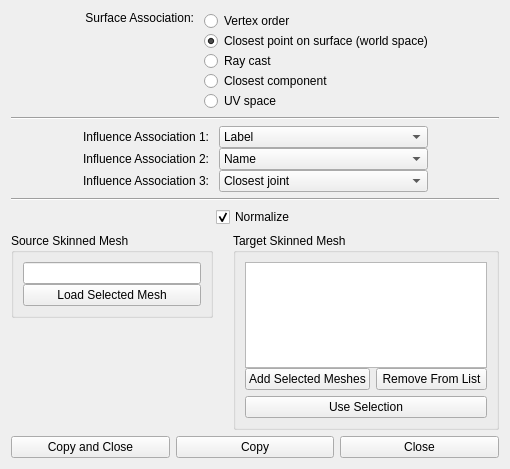
<?xml version="1.0" encoding="UTF-8"?>
<ui version="4.0">
 <class>Form</class>
 <widget class="QWidget" name="Form">
  <property name="geometry">
   <rect>
    <x>0</x>
    <y>0</y>
    <width>508</width>
    <height>469</height>
   </rect>
  </property>
  <property name="minimumSize">
   <size>
    <width>0</width>
    <height>400</height>
   </size>
  </property>
  <property name="windowTitle">
   <string>Form</string>
  </property>
  <layout class="QVBoxLayout" name="verticalLayout_5">
   <property name="spacing">
    <number>6</number>
   </property>
   <item>
    <layout class="QHBoxLayout" name="horizontalLayout" stretch="1,0,0,1">
     <property name="spacing">
      <number>0</number>
     </property>
     <property name="topMargin">
      <number>0</number>
     </property>
     <property name="rightMargin">
      <number>0</number>
     </property>
     <item>
      <spacer name="horizontalSpacer_5">
       <property name="orientation">
        <enum>Qt::Horizontal</enum>
       </property>
       <property name="sizeHint" stdset="0">
        <size>
         <width>40</width>
         <height>20</height>
        </size>
       </property>
      </spacer>
     </item>
     <item>
      <layout class="QVBoxLayout" name="verticalLayout_4">
       <item>
        <widget class="QLabel" name="label_2">
         <property name="minimumSize">
          <size>
           <width>127</width>
           <height>0</height>
          </size>
         </property>
         <property name="text">
          <string>Surface Association:   </string>
         </property>
         <property name="alignment">
          <set>Qt::AlignRight|Qt::AlignTrailing|Qt::AlignVCenter</set>
         </property>
        </widget>
       </item>
       <item>
        <spacer name="verticalSpacer">
         <property name="orientation">
          <enum>Qt::Vertical</enum>
         </property>
         <property name="sizeHint" stdset="0">
          <size>
           <width>20</width>
           <height>40</height>
          </size>
         </property>
        </spacer>
       </item>
      </layout>
     </item>
     <item>
      <layout class="QVBoxLayout" name="verticalLayout">
       <item>
        <widget class="QRadioButton" name="surface_vertorder_radio_button">
         <property name="text">
          <string>Vertex order</string>
         </property>
         <property name="checked">
          <bool>false</bool>
         </property>
         <attribute name="buttonGroup">
          <string notr="true">surface_buttonGroup</string>
         </attribute>
        </widget>
       </item>
       <item>
        <widget class="QRadioButton" name="surface_ws_radio_button">
         <property name="text">
          <string>Closest point on surface (world space)</string>
         </property>
         <property name="checked">
          <bool>true</bool>
         </property>
         <attribute name="buttonGroup">
          <string notr="true">surface_buttonGroup</string>
         </attribute>
        </widget>
       </item>
       <item>
        <widget class="QRadioButton" name="surface_raycast_radio_button">
         <property name="text">
          <string>Ray cast</string>
         </property>
         <attribute name="buttonGroup">
          <string notr="true">surface_buttonGroup</string>
         </attribute>
        </widget>
       </item>
       <item>
        <widget class="QRadioButton" name="surface_closestcomp_radio_button">
         <property name="text">
          <string>Closest component</string>
         </property>
         <attribute name="buttonGroup">
          <string notr="true">surface_buttonGroup</string>
         </attribute>
        </widget>
       </item>
       <item>
        <widget class="QRadioButton" name="surface_uv_radio_button">
         <property name="text">
          <string>UV space</string>
         </property>
         <attribute name="buttonGroup">
          <string notr="true">surface_buttonGroup</string>
         </attribute>
        </widget>
       </item>
      </layout>
     </item>
     <item>
      <spacer name="horizontalSpacer_3">
       <property name="orientation">
        <enum>Qt::Horizontal</enum>
       </property>
       <property name="sizeHint" stdset="0">
        <size>
         <width>40</width>
         <height>20</height>
        </size>
       </property>
      </spacer>
     </item>
    </layout>
   </item>
   <item>
    <widget class="Line" name="line">
     <property name="orientation">
      <enum>Qt::Horizontal</enum>
     </property>
    </widget>
   </item>
   <item>
    <layout class="QHBoxLayout" name="horizontalLayout_6" stretch="1,0,1">
     <property name="spacing">
      <number>0</number>
     </property>
     <property name="topMargin">
      <number>0</number>
     </property>
     <item>
      <spacer name="horizontalSpacer_6">
       <property name="orientation">
        <enum>Qt::Horizontal</enum>
       </property>
       <property name="sizeHint" stdset="0">
        <size>
         <width>40</width>
         <height>20</height>
        </size>
       </property>
      </spacer>
     </item>
     <item>
      <layout class="QGridLayout" name="gridLayout" columnstretch="1,1">
       <item row="0" column="0">
        <widget class="QLabel" name="label_3">
         <property name="minimumSize">
          <size>
           <width>127</width>
           <height>0</height>
          </size>
         </property>
         <property name="text">
          <string>Influence Association 1:   </string>
         </property>
         <property name="alignment">
          <set>Qt::AlignRight|Qt::AlignTrailing|Qt::AlignVCenter</set>
         </property>
        </widget>
       </item>
       <item row="0" column="1">
        <widget class="QComboBox" name="inf_first_comboBox">
         <property name="minimumSize">
          <size>
           <width>209</width>
           <height>0</height>
          </size>
         </property>
         <property name="editable">
          <bool>false</bool>
         </property>
         <property name="currentText">
          <string>Label</string>
         </property>
         <property name="currentIndex">
          <number>1</number>
         </property>
         <property name="maxCount">
          <number>3</number>
         </property>
         <property name="minimumContentsLength">
          <number>0</number>
         </property>
         <item>
          <property name="text">
           <string>Closest joint</string>
          </property>
         </item>
         <item>
          <property name="text">
           <string>Label</string>
          </property>
         </item>
         <item>
          <property name="text">
           <string>Name</string>
          </property>
         </item>
        </widget>
       </item>
       <item row="1" column="0">
        <widget class="QLabel" name="label_4">
         <property name="text">
          <string>Influence Association 2:   </string>
         </property>
         <property name="alignment">
          <set>Qt::AlignRight|Qt::AlignTrailing|Qt::AlignVCenter</set>
         </property>
        </widget>
       </item>
       <item row="2" column="0">
        <widget class="QLabel" name="label_5">
         <property name="text">
          <string>Influence Association 3:   </string>
         </property>
         <property name="alignment">
          <set>Qt::AlignRight|Qt::AlignTrailing|Qt::AlignVCenter</set>
         </property>
        </widget>
       </item>
       <item row="1" column="1">
        <widget class="QComboBox" name="inf_second_comboBox">
         <property name="editable">
          <bool>false</bool>
         </property>
         <property name="currentText">
          <string>Name</string>
         </property>
         <property name="currentIndex">
          <number>2</number>
         </property>
         <property name="maxCount">
          <number>3</number>
         </property>
         <property name="minimumContentsLength">
          <number>0</number>
         </property>
         <item>
          <property name="text">
           <string>Closest joint</string>
          </property>
         </item>
         <item>
          <property name="text">
           <string>Label</string>
          </property>
         </item>
         <item>
          <property name="text">
           <string>Name</string>
          </property>
         </item>
        </widget>
       </item>
       <item row="2" column="1">
        <widget class="QComboBox" name="inf_third_comboBox">
         <property name="editable">
          <bool>false</bool>
         </property>
         <property name="currentText">
          <string>Closest joint</string>
         </property>
         <property name="currentIndex">
          <number>0</number>
         </property>
         <property name="maxCount">
          <number>3</number>
         </property>
         <property name="minimumContentsLength">
          <number>0</number>
         </property>
         <item>
          <property name="text">
           <string>Closest joint</string>
          </property>
         </item>
         <item>
          <property name="text">
           <string>Label</string>
          </property>
         </item>
         <item>
          <property name="text">
           <string>Name</string>
          </property>
         </item>
        </widget>
       </item>
      </layout>
     </item>
     <item>
      <spacer name="horizontalSpacer_4">
       <property name="orientation">
        <enum>Qt::Horizontal</enum>
       </property>
       <property name="sizeHint" stdset="0">
        <size>
         <width>40</width>
         <height>20</height>
        </size>
       </property>
      </spacer>
     </item>
    </layout>
   </item>
   <item>
    <widget class="Line" name="line_2">
     <property name="orientation">
      <enum>Qt::Horizontal</enum>
     </property>
    </widget>
   </item>
   <item>
    <layout class="QHBoxLayout" name="horizontalLayout_5">
     <property name="topMargin">
      <number>0</number>
     </property>
     <property name="rightMargin">
      <number>0</number>
     </property>
     <item>
      <spacer name="horizontalSpacer_2">
       <property name="orientation">
        <enum>Qt::Horizontal</enum>
       </property>
       <property name="sizeHint" stdset="0">
        <size>
         <width>40</width>
         <height>20</height>
        </size>
       </property>
      </spacer>
     </item>
     <item>
      <widget class="QCheckBox" name="normalize_checkBox">
       <property name="text">
        <string>Normalize</string>
       </property>
       <property name="checked">
        <bool>true</bool>
       </property>
      </widget>
     </item>
     <item>
      <spacer name="horizontalSpacer">
       <property name="orientation">
        <enum>Qt::Horizontal</enum>
       </property>
       <property name="sizeHint" stdset="0">
        <size>
         <width>40</width>
         <height>20</height>
        </size>
       </property>
      </spacer>
     </item>
    </layout>
   </item>
   <item>
    <layout class="QHBoxLayout" name="horizontalLayout_3">
     <property name="spacing">
      <number>0</number>
     </property>
     <item>
      <layout class="QVBoxLayout" name="verticalLayout_8">
       <property name="spacing">
        <number>0</number>
       </property>
       <property name="topMargin">
        <number>0</number>
       </property>
       <property name="rightMargin">
        <number>0</number>
       </property>
       <property name="bottomMargin">
        <number>0</number>
       </property>
       <item>
        <widget class="QGroupBox" name="source_groupBox">
         <property name="minimumSize">
          <size>
           <width>202</width>
           <height>0</height>
          </size>
         </property>
         <property name="title">
          <string>Source Skinned Mesh</string>
         </property>
         <layout class="QVBoxLayout" name="verticalLayout_2">
          <property name="spacing">
           <number>0</number>
          </property>
          <item>
           <widget class="QLineEdit" name="source_mesh_lineEdit"/>
          </item>
          <item>
           <widget class="QPushButton" name="source_mesh_button">
            <property name="text">
             <string>Load Selected Mesh</string>
            </property>
           </widget>
          </item>
         </layout>
        </widget>
       </item>
       <item>
        <spacer name="verticalSpacer_3">
         <property name="orientation">
          <enum>Qt::Vertical</enum>
         </property>
         <property name="sizeHint" stdset="0">
          <size>
           <width>20</width>
           <height>40</height>
          </size>
         </property>
        </spacer>
       </item>
      </layout>
     </item>
     <item>
      <layout class="QVBoxLayout" name="verticalLayout_7">
       <property name="spacing">
        <number>0</number>
       </property>
       <property name="rightMargin">
        <number>0</number>
       </property>
       <item>
        <spacer name="verticalSpacer_5">
         <property name="orientation">
          <enum>Qt::Vertical</enum>
         </property>
         <property name="sizeType">
          <enum>QSizePolicy::Fixed</enum>
         </property>
         <property name="sizeHint" stdset="0">
          <size>
           <width>0</width>
           <height>25</height>
          </size>
         </property>
        </spacer>
       </item>
       <item>
        <widget class="QLabel" name="arrow_label">
         <property name="maximumSize">
          <size>
           <width>32</width>
           <height>32</height>
          </size>
         </property>
         <property name="text">
          <string/>
         </property>
         <property name="pixmap">
          <pixmap>arrow_grey.png</pixmap>
         </property>
         <property name="scaledContents">
          <bool>true</bool>
         </property>
        </widget>
       </item>
       <item>
        <spacer name="verticalSpacer_4">
         <property name="orientation">
          <enum>Qt::Vertical</enum>
         </property>
         <property name="sizeHint" stdset="0">
          <size>
           <width>20</width>
           <height>40</height>
          </size>
         </property>
        </spacer>
       </item>
      </layout>
     </item>
     <item>
      <widget class="QGroupBox" name="target_mesh_group_box">
       <property name="title">
        <string>Target Skinned Mesh</string>
       </property>
       <layout class="QVBoxLayout" name="verticalLayout_3">
        <property name="spacing">
         <number>6</number>
        </property>
        <item>
         <widget class="QWidget" name="target_enable_widget" native="true">
          <layout class="QVBoxLayout" name="verticalLayout_6">
           <property name="spacing">
            <number>0</number>
           </property>
           <property name="leftMargin">
            <number>0</number>
           </property>
           <property name="topMargin">
            <number>0</number>
           </property>
           <property name="rightMargin">
            <number>0</number>
           </property>
           <property name="bottomMargin">
            <number>0</number>
           </property>
           <item>
            <widget class="QListWidget" name="target_mesh_listWidget">
             <property name="sizePolicy">
              <sizepolicy hsizetype="Expanding" vsizetype="MinimumExpanding">
               <horstretch>0</horstretch>
               <verstretch>0</verstretch>
              </sizepolicy>
             </property>
             <property name="minimumSize">
              <size>
               <width>0</width>
               <height>10</height>
              </size>
             </property>
             <property name="selectionMode">
              <enum>QAbstractItemView::ExtendedSelection</enum>
             </property>
            </widget>
           </item>
           <item>
            <layout class="QHBoxLayout" name="horizontalLayout_4" stretch="0,0">
             <property name="spacing">
              <number>6</number>
             </property>
             <property name="topMargin">
              <number>0</number>
             </property>
             <item>
              <widget class="QPushButton" name="target_mesh_load_button">
               <property name="text">
                <string>Add Selected Meshes</string>
               </property>
              </widget>
             </item>
             <item>
              <widget class="QPushButton" name="target_mesh_remove_button">
               <property name="minimumSize">
                <size>
                 <width>111</width>
                 <height>0</height>
                </size>
               </property>
               <property name="text">
                <string>Remove From List</string>
               </property>
              </widget>
             </item>
            </layout>
           </item>
          </layout>
         </widget>
        </item>
        <item>
         <widget class="QPushButton" name="target_mesh_use_selection_button">
          <property name="text">
           <string>Use Selection</string>
          </property>
          <property name="checkable">
           <bool>true</bool>
          </property>
         </widget>
        </item>
       </layout>
      </widget>
     </item>
    </layout>
   </item>
   <item>
    <spacer name="verticalSpacer_2">
     <property name="orientation">
      <enum>Qt::Vertical</enum>
     </property>
     <property name="sizeHint" stdset="0">
      <size>
       <width>0</width>
       <height>0</height>
      </size>
     </property>
    </spacer>
   </item>
   <item>
    <layout class="QHBoxLayout" name="horizontalLayout_2">
     <item>
      <widget class="QPushButton" name="copy_and_close_button">
       <property name="text">
        <string>Copy and Close</string>
       </property>
      </widget>
     </item>
     <item>
      <widget class="QPushButton" name="copy_button">
       <property name="text">
        <string>Copy</string>
       </property>
      </widget>
     </item>
     <item>
      <widget class="QPushButton" name="close_button">
       <property name="text">
        <string>Close</string>
       </property>
      </widget>
     </item>
    </layout>
   </item>
  </layout>
 </widget>
 <resources/>
 <connections>
  <connection>
   <sender>target_mesh_use_selection_button</sender>
   <signal>toggled(bool)</signal>
   <receiver>target_enable_widget</receiver>
   <slot>setDisabled(bool)</slot>
   <hints>
    <hint type="sourcelabel">
     <x>461</x>
     <y>386</y>
    </hint>
    <hint type="destinationlabel">
     <x>357</x>
     <y>333</y>
    </hint>
   </hints>
  </connection>
 </connections>
 <buttongroups>
  <buttongroup name="surface_buttonGroup"/>
 </buttongroups>
</ui>
